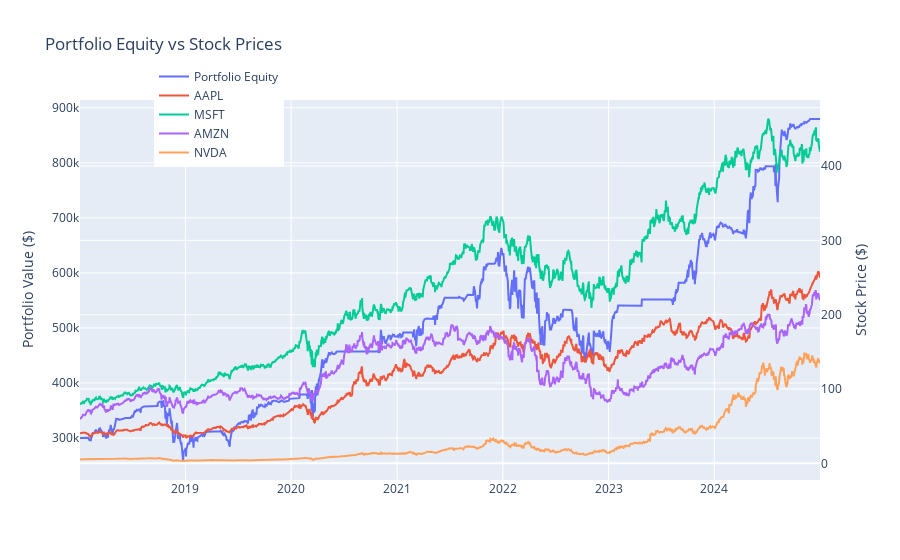

Notebook source saved alongside this figure:
### Markdown cell above
## Step 6: Visualize Portfolio Equity

- Equity curve over time
- Interactive plot with individual stock prices

### Code cell
# Static Plot
plt.figure(figsize=(12,6))
plt.plot(portfolio_df['Equity'], label='Portfolio Equity', color='green')
plt.title('Multi-Asset Portfolio Equity Curve')
plt.xlabel('Date')
plt.ylabel('Portfolio Value ($)')
plt.legend()
plt.show()

# Interactive Plot
fig = go.Figure()
fig.add_trace(go.Scatter(x=portfolio_df.index, y=portfolio_df['Equity'], name='Portfolio Equity'))
for ticker in tickers:
    fig.add_trace(go.Scatter(x=price_df.index, y=price_df[ticker], name=ticker, yaxis='y2'))
fig.update_layout(
    title='Portfolio Equity vs Stock Prices',
    yaxis=dict(title='Portfolio Value ($)'),
    yaxis2=dict(title='Stock Price ($)', overlaying='y', side='right'),
    legend=dict(x=0.1, y=1.1)
)
fig.show()

### Figure 1 — Plotly figure (JSON) as saved in the notebook; plotly's stock layout.template omitted (floating-point values rounded to 4 significant figures; data arrays with more than 128 entries replaced by an {"elided": "..."} marker saying what was removed)
{"data": [{"name": "Portfolio Equity", "type": "scatter", "x": {"elided": "1761 str values"}, "y": {"elided": "1761 float values"}}, {"name": "AAPL", "type": "scatter", "x": {"elided": "1761 str values"}, "y": {"elided": "1761 float values"}, "yaxis": "y2"}, {"name": "MSFT", "type": "scatter", "x": {"elided": "1761 str values"}, "y": {"elided": "1761 float values"}, "yaxis": "y2"}, {"name": "AMZN", "type": "scatter", "x": {"elided": "1761 str values"}, "y": {"elided": "1761 float values"}, "yaxis": "y2"}, {"name": "NVDA", "type": "scatter", "x": {"elided": "1761 str values"}, "y": {"elided": "1761 float values"}, "yaxis": "y2"}], "layout": {"legend": {"x": 0.1, "y": 1.1}, "title": {"text": "Portfolio Equity vs Stock Prices"}, "yaxis": {"title": {"text": "Portfolio Value ($)"}}, "yaxis2": {"overlaying": "y", "side": "right", "title": {"text": "Stock Price ($)"}}}}
